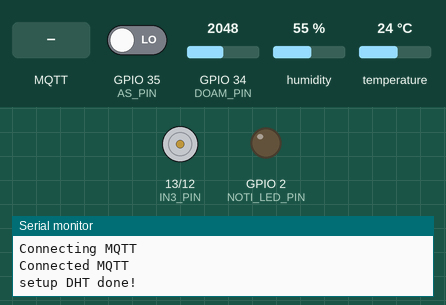
A sketch run on a simulated ESP32. On the bench: motor-driver pin pairs drawn as motors (green arrow = first pin HIGH = forward, orange = second pin HIGH = backward, longer = more drive, scaled by the enable pin), output pins drawn as LEDs (lit = HIGH), the last lines printed to the serial monitor. Inputs (shaded band) come from the test bench; at power-on: GPIO 34 (DOAM_PIN) = 2048, GPIO 35 (AS_PIN) LOW, humidity 55 %, temperature 24 °C. WiFi joins after 1.5 s; servers stay silent unless stated; no MQTT or app messages arrive unless stated.

Above: at 3.4 s.
3.5 s: MQTT message "open32" arrives on the first subscribed topic
At 6.2 s:
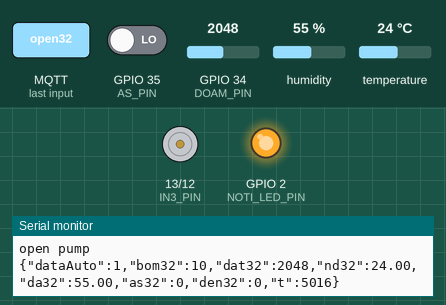
6.5 s: MQTT message "close32" arrives on the first subscribed topic
11.5 s: MQTT message "ledon32" arrives on the first subscribed topic
16.5 s: MQTT message "open32" arrives on the first subscribed topic
At 17.7 s:
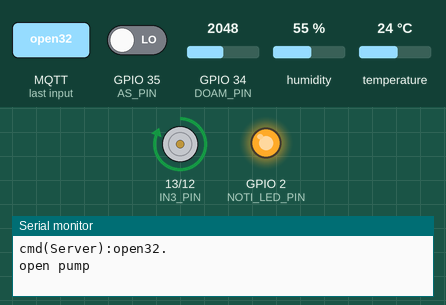
At 21.5 s:
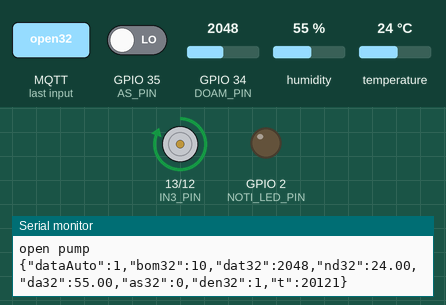
Timing chart, 0 to 22.6 s (numbered marks = the images above; inputs shaded):
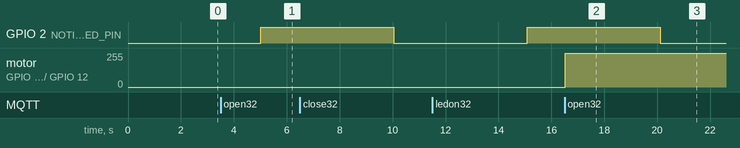

The sketch:

ESP32_PUMP.ino
```cpp
#include <WiFi.h>
#include <PubSubClient.h>
#include <WiFiClient.h>
#include <DHT.h>


#define NOTI_LED_PIN 2  // don't fix define. don't use D2, TX0 and RX0
#define IN3_PIN 13      // D13
#define IN4_PIN 12      // D12
#define DOAM_PIN 34     // D34
#define DHT_PIN 4       // D4
#define DEN_PIN 25      // D25
#define AS_PIN 35       // D35
// +5V (L289) ->  VIN (ESP)
// GND (L289) ->  GND (ESP)


WiFiClient client;
PubSubClient mqtt_client(client);

//============
const char *ssid = "Iphone 12s";
const char *pass = "hung123456";
const char *mqttserver = "172.20.10.2";  // ip laptop
const int mqttport = 1883;
const char *mqttid = "pump32";
const char *toppicsub = "S-ESP32-PUMP";
const char *toppicpub = "P-ESP32-PUMP";

unsigned long old_time_report = millis();
unsigned long delay_time_report = 5;  // 5s

float doam = 0;
float nhietdo = 0;
int buffer_bom = 0;
int buffer_den = 0;
int doam_dat = 0;
int as = 0;

String buffer_data_tu_nodered = "";
String buffer_nhietdo = "";
String buffer_doam = "";


//==================
//  SETUP DHT
//==================
DHT dht(DHT_PIN, DHT11);

void setupDHT() {
  dht.begin();
  Serial.println("setup DHT done!");
}

void layGiaTriTuDHT() {
  doam = dht.readHumidity();
  nhietdo = dht.readTemperature();
  doam_dat = analogRead(DOAM_PIN);
  as = digitalRead(AS_PIN);
  // neu nan thi set ve 0
  // nếu trả về là nan (00.0): báo thiết bị nối sai dây hoặc bị lỗi
  // nêu đúng dữ liệu sẽ trả về 23.7 và 70.0 (23.7 độ C và độ ẩm 70% )
  if (isnan(doam) || isnan(nhietdo)) {
    buffer_nhietdo = "00.0";
    buffer_doam = "00.0";
    return;
  }

  buffer_nhietdo = String(nhietdo);
  buffer_doam = String(doam);
}

//===========
// MQTT
//===========
void xuLyLenhTuNodeRed(String cmd) {
  // pump
  if (cmd == "open32") {
    digitalWrite(IN3_PIN, HIGH);
    digitalWrite(IN4_PIN, LOW);
    buffer_bom = 10;
    Serial.println("open pump");  // debug
    return;
  }

  if (cmd == "close32") {
    digitalWrite(IN3_PIN, LOW);
    digitalWrite(IN4_PIN, LOW);
    buffer_bom = 0;
    Serial.println("close pump");  // debug
    return;
  }

  if (cmd == "ledon32") {
    digitalWrite(DEN_PIN, HIGH);
    buffer_den = 1;
    Serial.println("open led");  // debug
    return;
  }

  if (cmd == "ledoff32") {
    digitalWrite(DEN_PIN, LOW);
    buffer_den = 0;
    Serial.println("close led");  // debug
    return;
  }
}


// hàm lắng nghe sự kiện từ server gửi xuống
void callback(char *topic, byte *payload, unsigned int length) {
  // đọc từ ký tự mà Server gửi xuống.
  for (int i = 0; i < length; i++) {
    char temp_data_mqtt = (char)payload[i];
    buffer_data_tu_nodered += temp_data_mqtt;
  }
  Serial.print("cmd(Server):");
  Serial.print(buffer_data_tu_nodered);
  Serial.println(".");
  xuLyLenhTuNodeRed(buffer_data_tu_nodered);

  // xóa dữ liệu vừa sử lý xong để
  // tránh việc dữ liệu trước bị đè vào dữ liệu sau
  buffer_data_tu_nodered = "";
}

// hàm gửi dữ liệu lên Node-red
bool guiDataLenNodered(String data_gui_nodered) {
  if (mqtt_client.connected()) {
    mqtt_client.publish(toppicpub, data_gui_nodered.c_str());
    return true;
  }
  return false;
}


// reportMQTT
void reportReadings() {

  String dataGuiNodeRed = "{";

  dataGuiNodeRed += "\"dataAuto\":";
  dataGuiNodeRed += String(1);
  dataGuiNodeRed += ",";

  dataGuiNodeRed += "\"bom32\":";
  dataGuiNodeRed += String(buffer_bom);
  dataGuiNodeRed += ",";

  dataGuiNodeRed += "\"dat32\":";
  dataGuiNodeRed += String(doam_dat);
  dataGuiNodeRed += ",";

  dataGuiNodeRed += "\"nd32\":";
  dataGuiNodeRed += String(buffer_nhietdo);
  dataGuiNodeRed += ",";

  dataGuiNodeRed += "\"da32\":";
  dataGuiNodeRed += String(buffer_doam);
  dataGuiNodeRed += ",";

  dataGuiNodeRed += "\"as32\":";
  dataGuiNodeRed += String(as);
  dataGuiNodeRed += ",";

  dataGuiNodeRed += "\"den32\":";
  dataGuiNodeRed += String(buffer_den);
  dataGuiNodeRed += ",";

  unsigned long now = millis();
  dataGuiNodeRed += "\"t\":";
  dataGuiNodeRed += String(now);

  dataGuiNodeRed += "}";

  // Debug
  Serial.println(dataGuiNodeRed);

  // Publish to MQTT
  boolean success = guiDataLenNodered(dataGuiNodeRed);
  dataGuiNodeRed = "";
  // Error
  if (!success) {
    Serial.println("Failed to publish to MQTT");
    return;
  }
}


void setupMQTT() {
  Serial.println("Connecting MQTT");
  mqtt_client.setServer(mqttserver, mqttport);
  mqtt_client.setCallback(callback);

  while (!mqtt_client.connect(mqttid)) {
    delay(1000);
    Serial.print(".");
  }
  Serial.println("Connected MQTT");
  mqtt_client.publish(toppicpub, "Đã kết nối và chờ lệnh");
  mqtt_client.subscribe(toppicsub);
}


//===========
// Wifi
//===========
void setupWifi() {
  Serial.println("Connecting WiFi");
  WiFi.begin(ssid, pass);
  while (WiFi.status() != WL_CONNECTED) {
    delay(1000);
    Serial.print(".");
  }
  Serial.println("Connected WiFi");
  Serial.print("IP Address:");
  Serial.println(WiFi.localIP());
}

void loopSendReport() {
  if (millis() - old_time_report > delay_time_report * 1000) {
    bool temp_noti = digitalRead(NOTI_LED_PIN);
    digitalWrite(NOTI_LED_PIN, !temp_noti);
    reportReadings();
    old_time_report = millis();
    delay(50);
    return;
  }
  delay(50);
}

void setup() {
  Serial.begin(115200);
  pinMode(IN3_PIN, OUTPUT);
  pinMode(IN4_PIN, OUTPUT);
  pinMode(NOTI_LED_PIN, OUTPUT);
  pinMode(DEN_PIN, OUTPUT);
  pinMode(DOAM_PIN, INPUT);
  pinMode(AS_PIN, INPUT);

  digitalWrite(IN3_PIN, LOW);
  digitalWrite(IN4_PIN, LOW);
  digitalWrite(DEN_PIN, LOW);
  digitalWrite(NOTI_LED_PIN, LOW);

  setupWifi();
  delay(50);

  setupMQTT();
  delay(50);

  setupDHT();
  delay(50);
}

void loop() {
  layGiaTriTuDHT();

  loopSendReport();
  mqtt_client.loop();  // hàm duy trì sự kiện lắng nghe lệnh từ Node-red
}
```

Measured:
- after the input at 16.5 s, motor on GPIO 13 (IN3_PIN) / GPIO 12 (IN4_PIN): stopped → forward 255/255 at once
